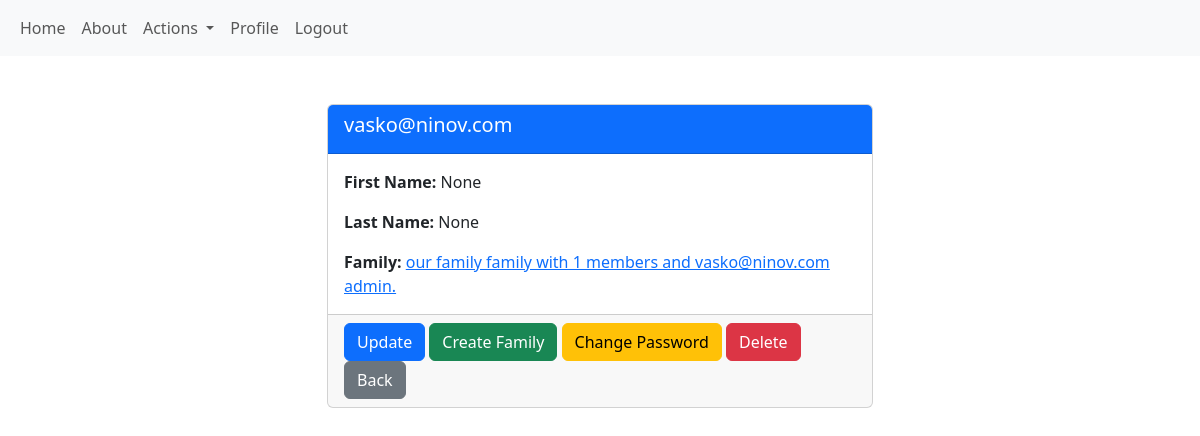
The app's page /accounts/user-details/2/ (signed in), older data.
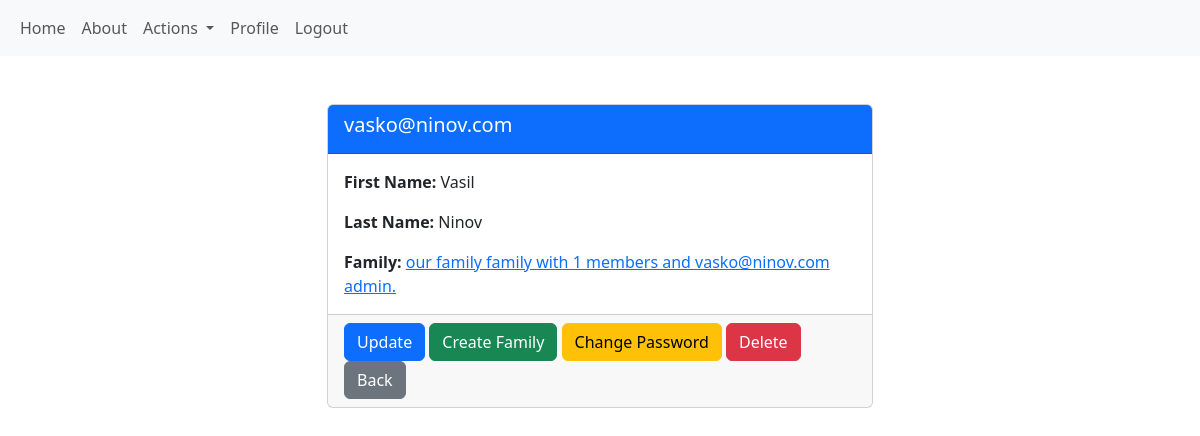
The same page, newer data.
### familyBudgetApp/accounts/models.py (models this page shows)
class AppUser(auth_models.AbstractBaseUser, auth_models.PermissionsMixin):
    email = models.EmailField(
        unique=True,
        error_messages={
            "unique": _("A user with that email already exists."),
        }
    )
    is_active = models.BooleanField(
        _("active"),
        default=True,
        help_text=_(
            "Designates whether this user should be treated as active. "
            "Unselect this instead of deleting accounts."
        ),
    )
    date_joined = models.DateTimeField(_("date joined"), default=timezone.now)
    is_staff = models.BooleanField(
        _("staff status"),
        default=False,
        help_text=_("Designates whether the user can log into this admin site."),
    )
    USERNAME_FIELD = "email"
    objects = AppUserManager()
    def __str__(self):
        return self.email

class Profile(models.Model):
    FIRST_NAME_MAX_LENGTH = 30
    LAST_NAME_MAX_LENGTH = 30
    user = models.OneToOneField(
        AppUser,
        on_delete=models.CASCADE,
        related_name="profile",
        primary_key=True,
    )
    first_name = models.CharField(
        max_length=FIRST_NAME_MAX_LENGTH,
        blank=True,
        null=True)
    last_name = models.CharField(
        max_length=LAST_NAME_MAX_LENGTH,
        blank=True,
        null=True)
    age = models.PositiveIntegerField(
        blank=True,
        null=True)
    family = models.ForeignKey(
        Family,
        on_delete=models.DO_NOTHING,
        null=True,
        blank=True,
        related_name="family_members",
    )

class Family(models.Model):
    FAMILY_NAME_MAX_LENGTH = 20
    FAMILY_DESCRIPTION_MAX_LENGTH = 150
    name = models.CharField(
        max_length=FAMILY_NAME_MAX_LENGTH,
        null=True,
        blank=True,
    )
    description = models.TextField(
        max_length=FAMILY_DESCRIPTION_MAX_LENGTH,
        null=True,
        blank=True,
    )
    admin = models.ForeignKey(
        AppUser,
        on_delete=models.DO_NOTHING,
        blank=True,
        null=True,
        related_name="family_admin",
    )
    class Meta:
        verbose_name_plural = "Families"
    def __str__(self):
        return f'{self.name} family with {self.family_members.count()} members and {self.admin} admin.'

### familyBudgetApp/accounts/views.py (the view)
# urls.py: path('user-details/<int:pk>/', views.UserProfileView.as_view(), name='user-details'),
class UserProfileView(LoginRequiredMixin, RefererURLMixin, views.DetailView):
    model = UserModel
    template_name = "accounts/user-details.html"
    context_object_name = "user"
    def get_context_data(self, **kwargs):
        context = super().get_context_data(**kwargs)
        invitations = FamilyInvitation.objects.filter(invitee_email=self.request.user.email, status='pending')
        family = self.object.profile.family if hasattr(self.object, 'profile') else None
        context['invitations'] = invitations
        context['family'] = family
        return context

### familyBudgetApp/common/mixins.py (called while the page is built)
    def get_context_data(self, **kwargs):
        context = super().get_context_data(**kwargs)
        context['referer_url'] = self.request.META.get('HTTP_REFERER')
        return context

### templates/accounts/user-details.html (shortened to what this page needs)
{% extends 'base.html' %}
{% block main_content %}
	<div class="container mt-5">
		<div class="row justify-content-center">
			<div class="col-md-6">
				<div class="card">
					<div class="card-header bg-primary text-white">
						<h5 class="card-title">{{ user.email }}</h5>
					</div>
					<div class="card-body">
						<p class="card-text"><strong>First Name:</strong> {{ user.profile.first_name }}</p>
						<p class="card-text"><strong>Last Name:</strong> {{ user.profile.last_name }}</p>
						{% if user.profile.family %}
							<p class="card-text"><strong>Family:</strong> <a
									href="{% url 'family-details' pk=user.profile.family.id %}">{{ user.profile.family }}</a>
							</p>
						{% endif %}
					</div>
					<div class="card-footer">
						<a href="{% url 'user-profile-update' pk=user.pk %}" class="btn btn-primary">Update</a>
						{% if not user.userprofile.family %}
							<a href="{% url 'create-family' %}" class="btn btn-success">Create Family</a>
						{% endif %}
						<a href="{% url 'change-user-password' pk=user.pk %}" class="btn btn-warning">Change Password</a>
						<a href="{% url 'delete-user' pk=user.pk %}" class="btn btn-danger">Delete</a>
						<a href="{{ referer_url }}" class="btn btn-secondary">Back</a>
					</div>
				</div>
			</div>
		</div>
	</div>
{% endblock %}

Row changes from the older to the newer data that the page shows:
changed through a linked row, AppUser "vasko@ninov.com": profile.first_name "None" → "Vasil"; profile.last_name "None" → "Ninov"
